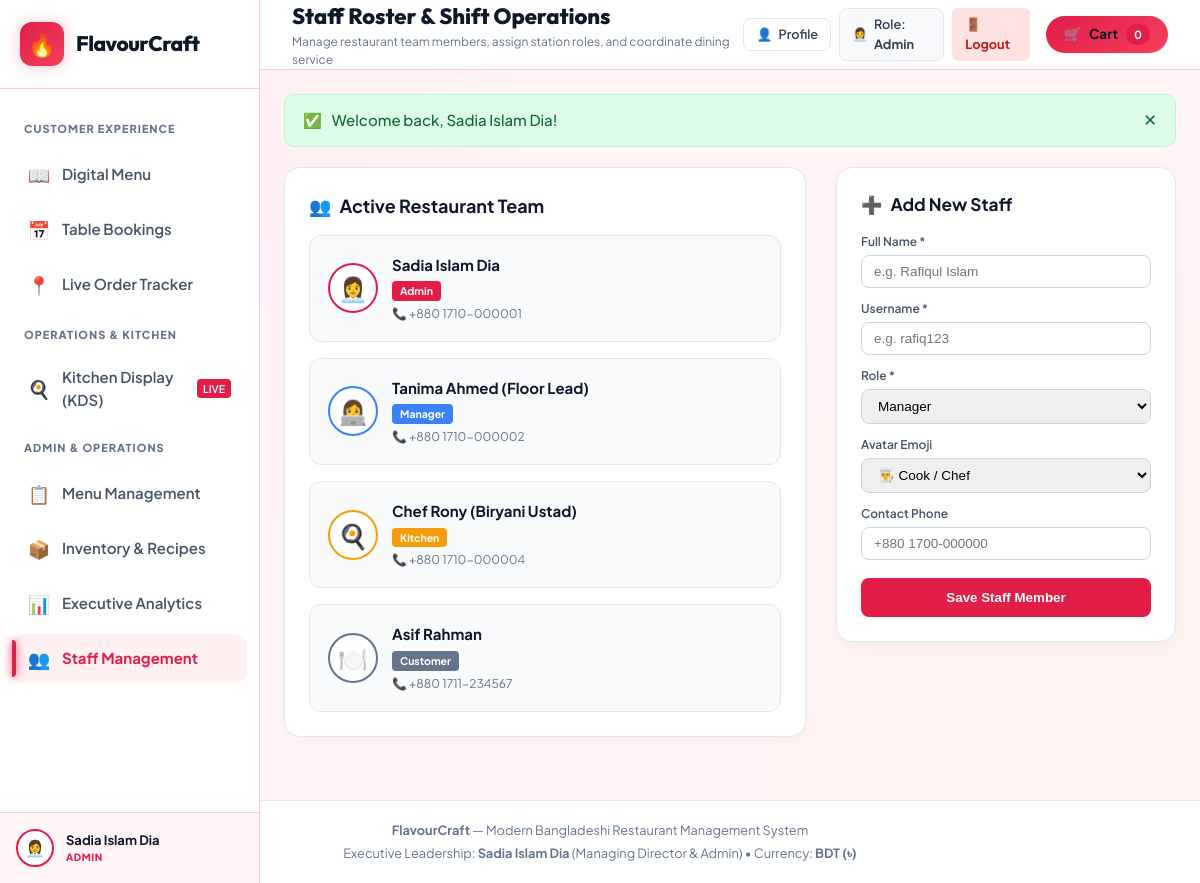
The app's page /staff.php (signed in), older data.
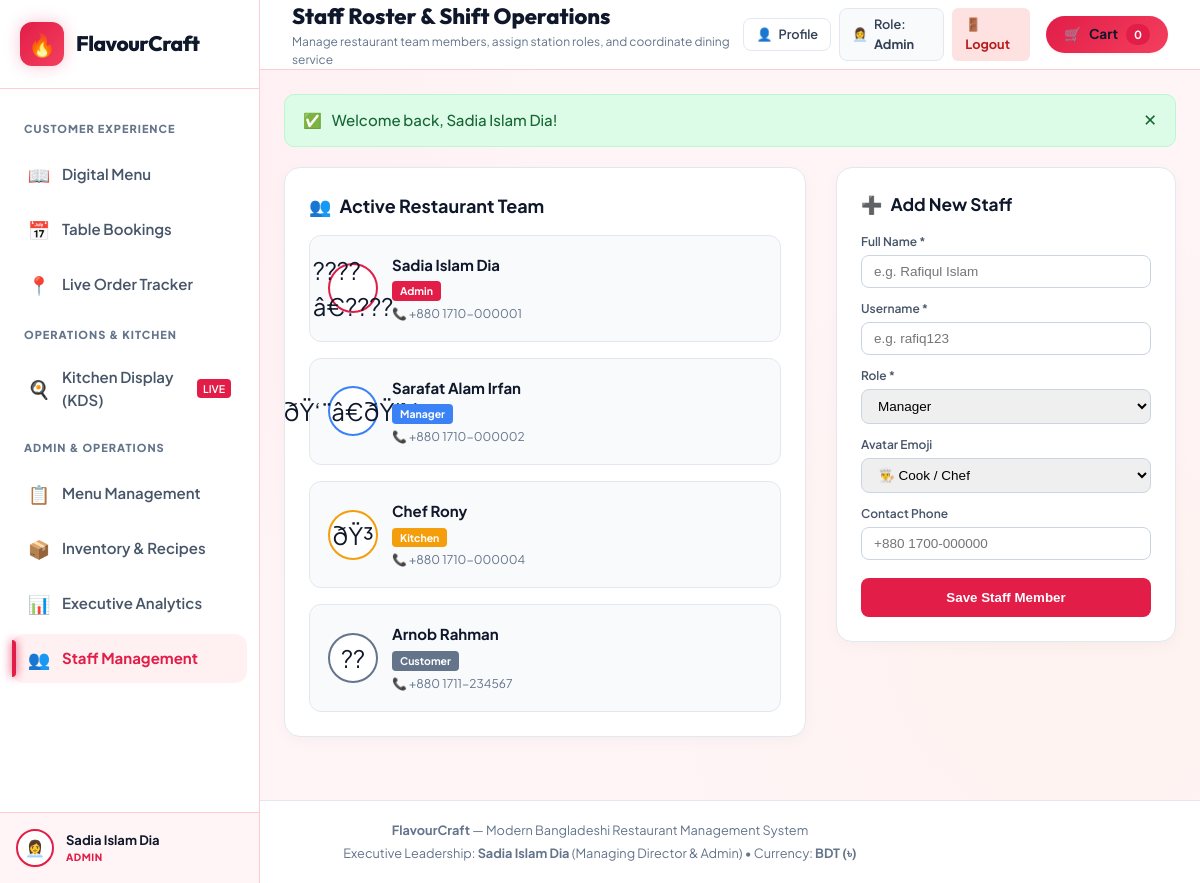
The same page, newer data.
### tables this page shows
CREATE TABLE `users` (
  `id` int(11) NOT NULL AUTO_INCREMENT,
  `user_uid` varchar(64) NOT NULL,
  `username` varchar(50) NOT NULL,
  `password` varchar(255) NOT NULL,
  `name` varchar(100) NOT NULL,
  `role` enum('Admin','Manager','Kitchen','Customer') NOT NULL DEFAULT 'Customer',
  `avatar` varchar(50) DEFAULT NULL,
  `phone` varchar(30) DEFAULT NULL,
  `email` varchar(100) DEFAULT NULL,
  `delivery_address` text DEFAULT NULL,
  `created_at` timestamp NOT NULL DEFAULT current_timestamp(),
  PRIMARY KEY (`id`),
  UNIQUE KEY `user_uid` (`user_uid`),
  UNIQUE KEY `username` (`username`)
);

### config/db.php (called while the page is built, shortened)
<?php
$db_host = getenv('DB_HOST') ?: 'localhost';
$db_name = getenv('DB_NAME') ?: 'flavourcraft';
$db_user = getenv('DB_USER') ?: 'root';
$db_pass = getenv('DB_PASS') ?: '';
$db_port = (int)(getenv('DB_PORT') ?: 3306);
$conn = @mysqli_connect($db_host, $db_user, $db_pass, $db_name, $db_port);
if (!$conn) {
    $db_error = mysqli_connect_error();
} else {
    mysqli_set_charset($conn, "utf8mb4");
}
function get_user_avatar($avatar = '', $role = 'Customer') {
    if (!empty($avatar) && strpos($avatar, '?') === false) {
        return $avatar;
    }
    $role_avatars = [
        'Admin' => '👩‍💼',
        'Manager' => '👨‍💼',
        'Kitchen' => '🍳',
        'Customer' => '🌟',
        'Guest' => '👤'
    ];
    return $role_avatars[$role] ?? '👤';
}
function get_current_user_data() {
    global $conn;
    if (isset($_SESSION['user']) && is_array($_SESSION['user'])) {
        if ($conn && !empty($_SESSION['user']['user_uid'])) {
            $safe_uid = mysqli_real_escape_string($conn, $_SESSION['user']['user_uid']);
            $res = mysqli_query($conn, "SELECT * FROM users WHERE user_uid = '{$safe_uid}' LIMIT 1");
            if ($res && $db_user = mysqli_fetch_assoc($res)) {
                $_SESSION['user'] = array_merge($_SESSION['user'], $db_user);
            }
        }
        return $_SESSION['user'];
    }
    return [
        'user_uid' => null,
        'username' => 'guest',
        'name' => 'Guest Customer',
        'role' => 'Guest',
        'avatar' => '👤',
        'email' => null
    ];
}

### includes/auth_check.php (called while the page is built, shortened)
<?php
require_once __DIR__ . '/../config/db.php';
function check_auth($allowed_roles = []) {
    $user = get_current_user_data();
    return true;
}

### staff.php (the view, shortened to what the changed rows need)
<?php
require_once __DIR__ . '/config/db.php';
require_once __DIR__ . '/includes/auth_check.php';
check_auth(['Admin', 'Manager']);
$conn = get_db();
$staff_members = [];
if ($conn) {
    $res = mysqli_query($conn, "SELECT * FROM users ORDER BY FIELD(role, 'Admin', 'Manager', 'Kitchen', 'Customer'), id ASC");
    if ($res) {
        while ($row = mysqli_fetch_assoc($res)) {
            $staff_members[] = $row;
        }
    }
}
$page_heading = 'Staff Roster & Shift Operations';
require_once __DIR__ . '/includes/header.php';
?>
<div style="display: grid; grid-template-columns: 1fr 340px; gap: 30px; align-items: start;">
  <div style="background: #fff; border-radius: 16px; padding: 24px; border: 1px solid #e2e8f0; box-shadow: 0 4px 15px rgba(0,0,0,0.03);">
    <div style="display: grid; grid-template-columns: repeat(auto-fill, minmax(280px, 1fr)); gap: 16px;">
      <?php foreach ($staff_members as $member):
        $role = $member['role'];
        $badge_color = ($role === 'Admin') ? '#e11d48' : (($role === 'Manager') ? '#3b82f6' : (($role === 'Kitchen') ? '#f59e0b' : '#64748b'));
      ?>
        <div style="background: #f8fafc; border-radius: 12px; padding: 18px; border: 1px solid #e2e8f0; display: flex; gap: 14px; align-items: center;">
          <div style="width: 50px; height: 50px; border-radius: 50%; background: #fff; border: 2px solid <?php echo $badge_color; ?>; display: flex; align-items: center; justify-content: center; font-size: 1.6rem;">
            <?php echo htmlspecialchars($member['avatar'] ?? '👤'); ?>
          </div>
          <div>
            <h4 style="margin: 0 0 2px; font-size: 1rem; color: #0f172a;">
              <?php echo htmlspecialchars($member['name']); ?>
            </h4>
            <span style="display: inline-block; background: <?php echo $badge_color; ?>; color: #fff; font-size: 0.7rem; font-weight: 700; padding: 2px 8px; border-radius: 4px; margin-bottom: 4px;">
              <?php echo htmlspecialchars($role); ?>
            </span>
            <div style="font-size: 0.8rem; color: #64748b;">
              📞 <?php echo htmlspecialchars($member['phone'] ?? 'N/A'); ?>
            </div>
          </div>
        </div>
      <?php endforeach; ?>
    </div>
  </div>
</div>
<?php require_once __DIR__ . '/includes/footer.php'; ?>

### includes/header.php (shortened to what the changed rows need)
<?php
require_once __DIR__ . '/../config/db.php';
$current_user = get_current_user_data();
$page_heading = $page_heading ?? 'FlavourCraft Menu';
?>
<!DOCTYPE html>
<html lang="en">
<head>
  <link rel="stylesheet" href="css/variables.css" />
  <link rel="stylesheet" href="css/style.css" />
  <link rel="stylesheet" href="css/menu.css" />
  <link rel="stylesheet" href="css/ordering.css" />
  <link rel="stylesheet" href="css/reservations.css" />
  <link rel="stylesheet" href="css/kds.css" />
  <link rel="stylesheet" href="css/inventory.css" />
  <link rel="stylesheet" href="css/analytics.css" />
  <link rel="stylesheet" href="css/staff.css" />
  <link rel="stylesheet" href="css/rbac.css" />
  <link rel="stylesheet" href="css/auth.css" />
</head>
<body>
  <div id="app-shell">
    <aside class="sidebar" id="app-sidebar">
      <div class="brand-container">
        <a href="index.php" style="display:flex; align-items:center; gap:12px; text-decoration:none; color:inherit;">
          <div class="brand-text">
            <h1 style="margin:0; font-size:1.4rem;">FlavourCraft</h1>
          </div>
        </a>
      </div>
      <div class="sidebar-footer">
        <a href="<?php echo isset($_SESSION['user']) ? 'profile.php' : 'login.php'; ?>" style="text-decoration:none; color:inherit; display:block;">
          <div class="user-profile-card" style="cursor:pointer;" title="<?php echo isset($_SESSION['user']) ? 'Click to view & edit your profile' : 'Click to sign in'; ?>">
            <div class="user-avatar"><?php echo htmlspecialchars(get_user_avatar($current_user['avatar'] ?? '', $current_user['role'] ?? 'Guest')); ?></div>
            <div class="user-info">
              <div class="user-name"><?php echo htmlspecialchars($current_user['name'] ?? 'Guest Customer'); ?></div>
              <div class="user-role-badge"><?php echo htmlspecialchars($current_user['role'] ?? 'Guest'); ?></div>
            </div>
          </div>
        </a>
      </div>
    </aside>
    <div class="main-wrapper">
      <header class="topbar">
        <div class="topbar-left">
          <div class="page-heading">
            <h2 id="topbar-page-title"><?php echo htmlspecialchars($page_heading); ?></h2>
          </div>
        </div>
        <div class="topbar-right">
          <div style="display:flex; align-items:center; gap:8px;">
            <?php if (isset($_SESSION['user'])): ?>
              <a href="profile.php" class="btn btn-secondary" style="padding:6px 12px; font-size:0.85rem; text-decoration:none; display:inline-flex; align-items:center; gap:6px; border:1px solid #e2e8f0; border-radius:8px; background:#fff; color:#334155; font-weight:600;" title="Edit Profile">
                <span>👤</span>
                <span>Profile</span>
              </a>
              <a href="login.php" class="btn btn-secondary" style="padding:6px 12px; font-size:0.85rem; text-decoration:none; display:inline-flex; align-items:center; gap:6px; border:1px solid #e2e8f0; border-radius:8px; background:#f8fafc; color:#334155; font-weight:600;" title="Switch Role">
                <span><?php echo htmlspecialchars(get_user_avatar($current_user['avatar'] ?? '', $current_user['role'])); ?></span>
                <span>Role: <strong><?php echo htmlspecialchars($current_user['role']); ?></strong></span>
              </a>
              <a href="logout.php" class="btn btn-sm" style="padding:6px 12px; font-size:0.85rem; text-decoration:none; background:#fee2e2; color:#b91c1c; border-radius:6px; font-weight:700;">🚪 Logout</a>
            <?php endif; ?>
          </div>
        </div>
      </header>
      <main class="content-body" style="padding: 24px;">

Row changes from the older to the newer data that the page shows:
removed users: avatar "👩‍💻", name "Tanima Ahmed (Floor Lead)", role "Manager", phone "+880 1710-000002"
removed users: avatar "🍳", name "Chef Rony (Biryani Ustad)", role "Kitchen", phone "+880 1710-000004"
removed users: avatar "🍽️", name "Asif Rahman", role "Customer", phone "+880 1711-234567"
changed users "Sadia Islam Dia": avatar "👩‍💼" → "????â€????"
added users: avatar "ðŸ‘¨â€ðŸ’¼", name "Sarafat Alam Irfan", role "Manager", phone "+880 1710-000002"
added users: avatar "ðŸ³", name "Chef Rony", role "Kitchen", phone "+880 1710-000004"
added users: avatar "??", name "Arnob Rahman", role "Customer", phone "+880 1711-234567"
